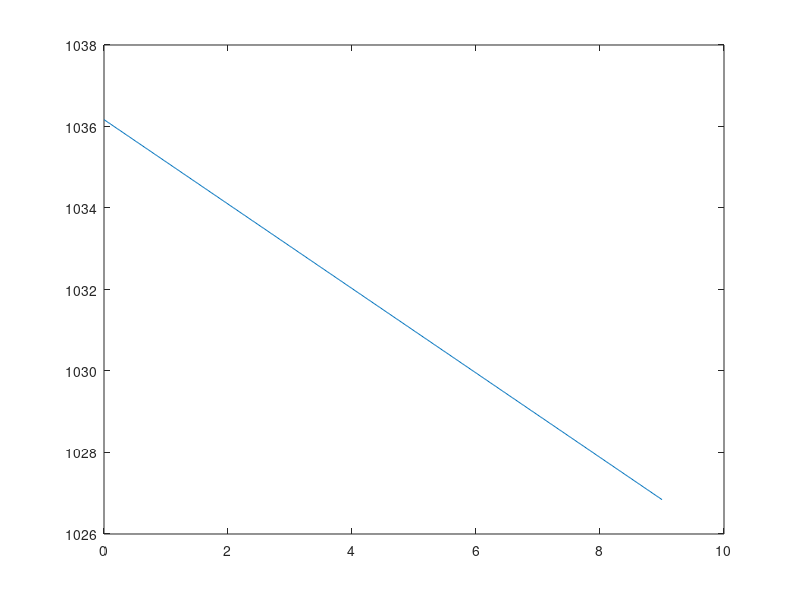
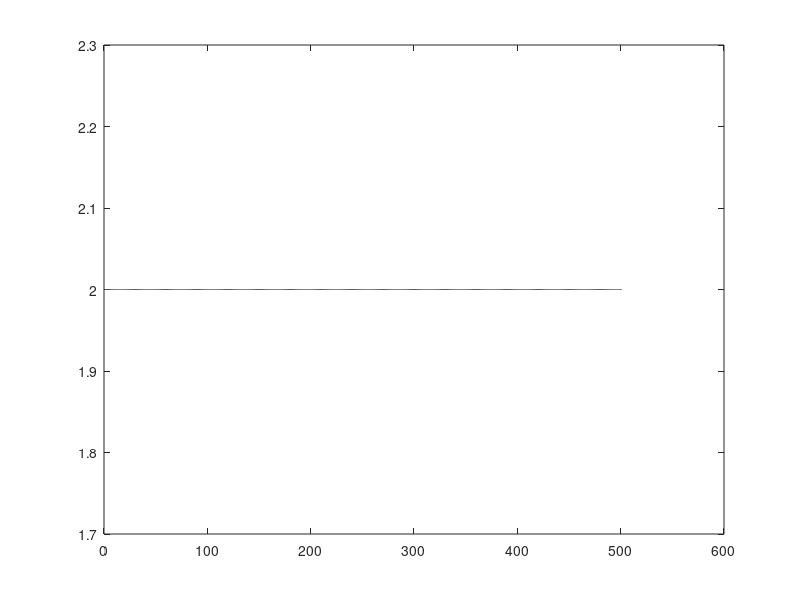

These figures' MATLAB source, in order:
close all; clc;
phi = 2*pi/180;    % pitch bias [rad]
omega = 2*pi/180;
s = [-1 0 1 0]; % surface [a,b,c,d]. ax + by + cz + d = 0;
v = [90;0;0];   % platform velocity
x0 = [0;0;1000]; % platform initial position
fs = 5000;      % laser scan rate
T = 0.1;        % simulation period
t = 0:1/fs:T;   % simulation time series
x = repmat(x0,1,length(t)) + repmat(v,1,length(t)).*repmat(t,3,1);  % trajectory
rho = (s(1:3)*x + s(4))/(s(1)*phi+s(3)); % range = ([a,b,c]*x + d)/(b*phi+c)  . from geolocation equation
% rho = (s(1:3)*x + s(4))/(-s(2)*omega+s(3));
plot(x(1,:),rho);

% h = x0(3)-x(1,:);
% rho = h/(sin(pi/90)/tan(pi/4)+cos(pi/90)); % calculate rho by regular trigonometry
% hold on; plot(x(1,:),rho);
phi = (s(1:3)*x + s(4)-s(3)*rho)./(s(1)*rho);
% omega = (s(1:3)*x + s(4)-s(3)*rho)./(-s(2)*rho);
figure
plot(phi*180/pi)
% plot(omega*180/pi)